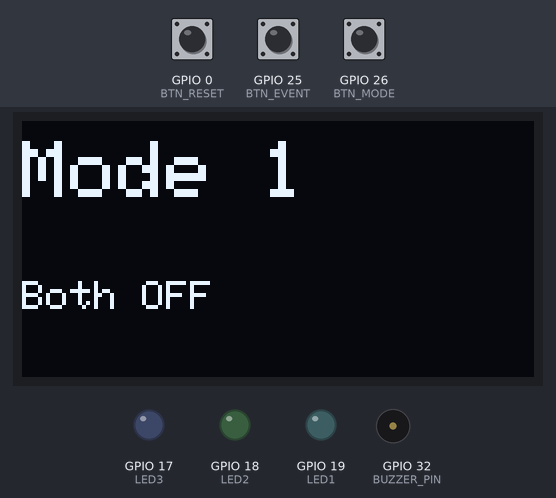
Simulated run of this program. Board: ESP32. On the bench: 128×64 one-colour display, output pins drawn as LEDs (lit = HIGH), buzzer (waves = sounding). Dashed ring = blinking. The test bench sets the inputs (shaded band); at power-on: GPIO 25 (BTN_EVENT) HIGH, GPIO 26 (BTN_MODE) HIGH, GPIO 0 (BTN_RESET) HIGH. What the program prints to the serial monitor is not drawn.

Above: at 2.2 s.
2.3 s: GPIO 25 (BTN_EVENT) pulled LOW for 3.2 s
At 4.8 s:
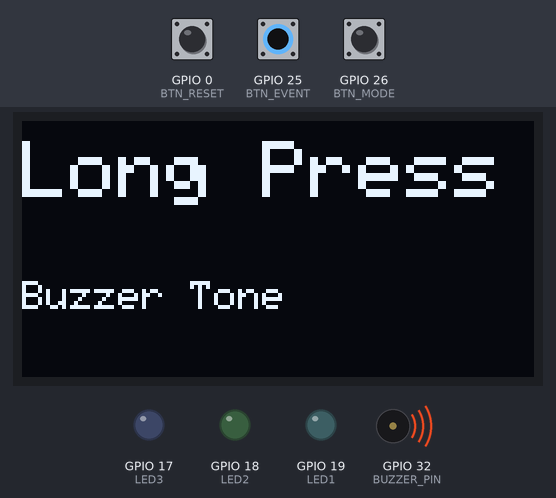
7.0 s: GPIO 26 (BTN_MODE) pulled LOW for 0.15 s
At 7.75 s:
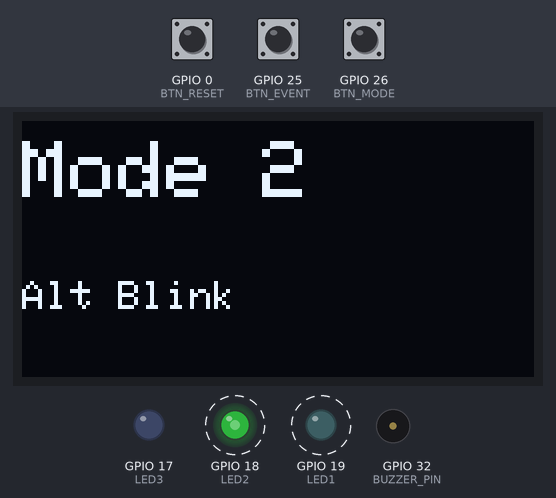
9.5 s: GPIO 25 (BTN_EVENT) pulled LOW for 0.15 s
At 9.84 s:
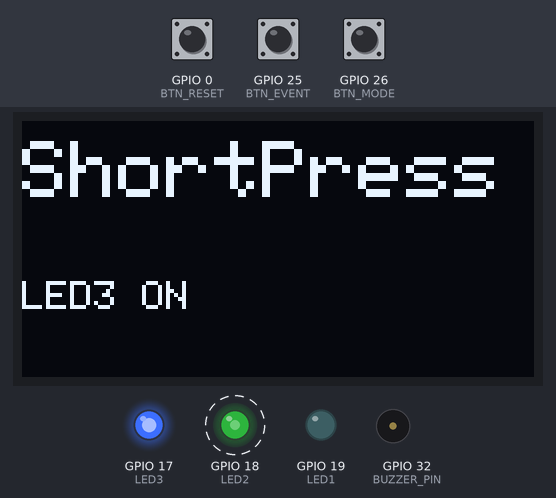
10.2 s: GPIO 0 (BTN_RESET) pulled LOW for 0.15 s
At 10.9 s:
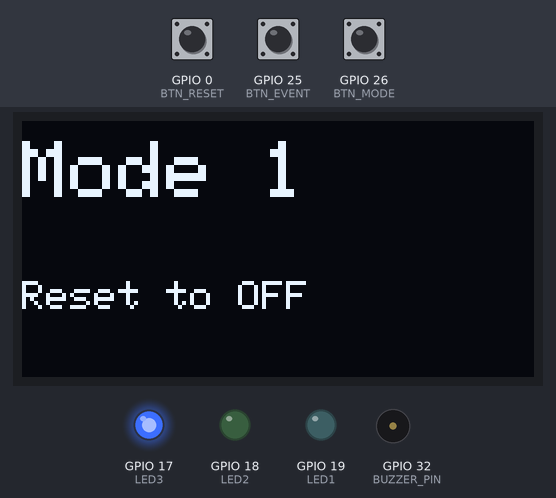
11.8 s: GPIO 26 (BTN_MODE) pulled LOW for 1 s
At 13.9 s:
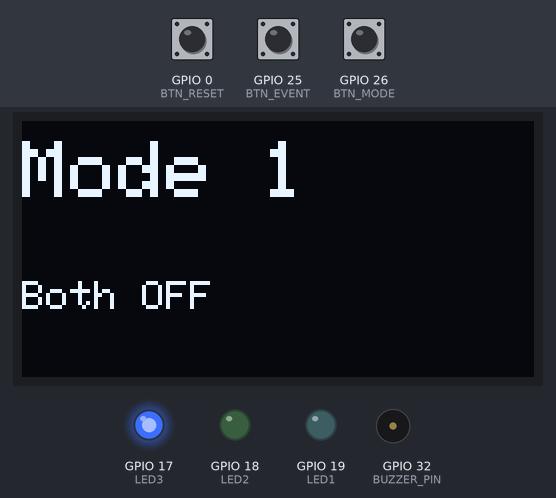
14.3 s: GPIO 25 (BTN_EVENT) pulled LOW for 1 s
At 15.9 s:
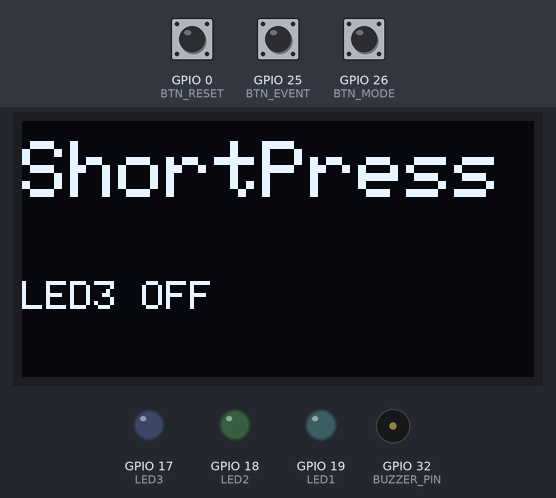
Timing chart, 0 to 17.4 s (numbered marks = the images above; inputs shaded):
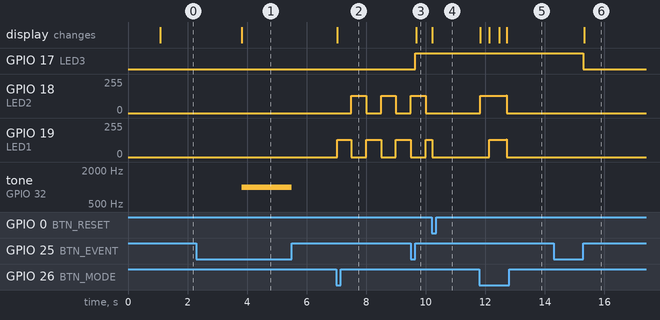

The program:

main.cpp
```cpp
// Assignment 01
// Switch Modes and PWD
// Embedded IoT System Fall-2025
// Name: Muhammad Ali Akram        Reg: 23-NTU-CS-1062


#include <Arduino.h>
#include <Wire.h>
#include <Adafruit_GFX.h>
#include <Adafruit_SSD1306.h>

// =================== OLED SETUP ===================
#define SCREEN_WIDTH 128
#define SCREEN_HEIGHT 64
#define OLED_ADDR 0x3C
Adafruit_SSD1306 display(SCREEN_WIDTH, SCREEN_HEIGHT, &Wire, -1);

// =================== TASK A PINS ===================
#define LED1        19     // LED 1
#define LED2        18     // LED 2
#define BTN_MODE    26     // Button to cycle modes
#define BTN_RESET   0      // Onboard BOOT button (reset to OFF)

// =================== TASK B PINS ===================
#define LED3        17     // Single LED for Task B
#define BTN_EVENT   25     // Button for short/long press
#define BUZZER_PIN  32     // Buzzer pin

// =================== PWM SETTINGS ===================
#define PWM_CH_LED1   0
#define PWM_CH_LED2   1
#define PWM_CH_BUZZER 2
#define PWM_FREQ      5000
#define PWM_RES       10    // 10-bit (0–1023)

// =================== VARIABLES ===================
// ---- Task A ----
int mode = 0; // 0=OFF, 1=Blink, 2=ON, 3=Fade
bool ledState = false;
unsigned long prevMillisBlink = 0;
int fadeVal = 0;
int fadeDir = 10;
unsigned long lastDebounce = 0;
const int debounceDelay = 300;

// ---- Task B ----
bool pressed = false;
unsigned long pressStart = 0;
bool led3State = false;
bool buzzerActive = false;

// =================== OLED FUNCTION ===================
void showOLED(const String &line1, const String &line2 = "") {
  display.clearDisplay();
  display.setTextSize(2);
  display.setTextColor(SSD1306_WHITE);
  display.setCursor(0, 5);
  display.print(line1);
  display.setTextSize(1);
  display.setCursor(0, 40);
  display.print(line2);
  display.display();
}

// =================== SETUP ===================
void setup() {
  Serial.begin(115200);

  // ---- OLED ----
  Wire.begin(21, 22);
  if (!display.begin(SSD1306_SWITCHCAPVCC, OLED_ADDR)) {
    Serial.println("OLED init failed!");
    for (;;);
  }
  showOLED("System", "Initializing...");
  delay(1000);

  // ---- LEDs and Buttons ----
  pinMode(LED1, OUTPUT);
  pinMode(LED2, OUTPUT);
  pinMode(LED3, OUTPUT);
  pinMode(BTN_MODE, INPUT_PULLUP);
  pinMode(BTN_RESET, INPUT_PULLUP);
  pinMode(BTN_EVENT, INPUT_PULLUP);

  // ---- PWM Setup ----
  ledcSetup(PWM_CH_LED1, PWM_FREQ, PWM_RES);
  ledcSetup(PWM_CH_LED2, PWM_FREQ, PWM_RES);
  ledcSetup(PWM_CH_BUZZER, PWM_FREQ, PWM_RES);

  ledcAttachPin(LED1, PWM_CH_LED1);
  ledcAttachPin(LED2, PWM_CH_LED2);
  ledcAttachPin(BUZZER_PIN, PWM_CH_BUZZER);

  // ---- Start in Mode 0 (OFF) ----
  ledcWrite(PWM_CH_LED1, 0);
  ledcWrite(PWM_CH_LED2, 0);
  showOLED("Mode 1", "Both OFF");
}

// =================== LOOP ===================
void loop() {
  unsigned long now = millis();

  // ===================== TASK A =====================
  bool btnMode = digitalRead(BTN_MODE);
  bool btnReset = digitalRead(BTN_RESET);

  // ---- Mode Button (Cycle) ----
  if (btnMode == LOW && (now - lastDebounce > debounceDelay)) {
    lastDebounce = now;
    mode = (mode + 1) % 4;
    switch (mode) {
      case 0: showOLED("Mode 1", "Both OFF"); break;
      case 1: showOLED("Mode 2", "Alt Blink"); break;
      case 2: showOLED("Mode 3", "Both ON"); break;
      case 3: showOLED("Mode 4", "PWM Fade"); break;
    }
  }

  // ---- Reset Button (BOOT) ----
  if (btnReset == LOW && (now - lastDebounce > debounceDelay)) {
    lastDebounce = now;
    mode = 0;
    showOLED("Mode 1", "Reset to OFF");
  }

  // ---- LED Control ----
  switch (mode) {
    case 0: // Both OFF
      ledcWrite(PWM_CH_LED1, 0);
      ledcWrite(PWM_CH_LED2, 0);
      break;

    case 1: // Alternate blink
      if (now - prevMillisBlink >= 500) {
        prevMillisBlink = now;
        ledState = !ledState;
        ledcWrite(PWM_CH_LED1, ledState ? 512 : 0);
        ledcWrite(PWM_CH_LED2, ledState ? 0 : 512);
      }
      break;

    case 2: // Both ON
      ledcWrite(PWM_CH_LED1, 512);
      ledcWrite(PWM_CH_LED2, 512);
      break;

    case 3: // PWM fade
      ledcWrite(PWM_CH_LED1, fadeVal);
      ledcWrite(PWM_CH_LED2, fadeVal);
      fadeVal += fadeDir;
      if (fadeVal <= 0 || fadeVal >= 1023) fadeDir = -fadeDir;
      delay(5);
      break;
  }

  // ===================== TASK B =====================
  bool btnEvent = digitalRead(BTN_EVENT);

  if (btnEvent == LOW && !pressed) {
    pressed = true;
    pressStart = now;
    buzzerActive = false;
  }

  if (pressed && btnEvent == LOW) {
    // Button is being held
    unsigned long holdTime = now - pressStart;
    if (holdTime > 1500 && !buzzerActive) {
      // ---- Long press detected (while holding) ----
      showOLED("Long Press", "Buzzer Tone");
      ledcWriteTone(PWM_CH_BUZZER, 1000);
      buzzerActive = true;
      Serial.println("Long press started - buzzer active");
    }
  }

  if (btnEvent == HIGH && pressed) {
    // Button released
    pressed = false;

    if (!buzzerActive) {
      // ---- Short press ----
      led3State = !led3State;
      digitalWrite(LED3, led3State);
      showOLED("ShortPress", led3State ? "LED3 ON" : "LED3 OFF"); // fixed wrapping
      Serial.println("Short press detected.");
    } else {
      // ---- Stop buzzer when released ----
      ledcWrite(PWM_CH_BUZZER, 0);
      buzzerActive = false;
      Serial.println("Long press released - buzzer stopped");
    }
  }
}


// #include <Arduino.h>
// #include <Wire.h>
// #include <Adafruit_GFX.h>
// #include <Adafruit_SSD1306.h>

// // =================== OLED SETUP ===================
// #define SCREEN_WIDTH 128
// #define SCREEN_HEIGHT 64
// #define OLED_ADDR 0x3C
// Adafruit_SSD1306 display(SCREEN_WIDTH, SCREEN_HEIGHT, &Wire, -1);

// // =================== TASK A PINS ===================
// #define LED1        19     // LED 1
// #define LED2        18      // LED 2
// #define BTN_MODE    26      // Button to cycle modes
// #define BTN_RESET   0       // Onboard BOOT button (reset to OFF)

// // =================== TASK B PINS ===================
// #define LED3        17      // Single LED for Task B
// #define BTN_EVENT   25      // Button for short/long press
// #define BUZZER_PIN  32     // Buzzer pin

// // =================== PWM SETTINGS ===================
// #define PWM_CH_LED1   0
// #define PWM_CH_LED2   1
// #define PWM_CH_BUZZER 2
// #define PWM_FREQ      5000
// #define PWM_RES       10    // 10-bit (0–1023)

// // =================== VARIABLES ===================
// // ---- Task A ----
// int mode = 0; // 0=OFF, 1=Blink, 2=ON, 3=Fade
// bool ledState = false;
// unsigned long prevMillisBlink = 0;
// int fadeVal = 0;
// int fadeDir = 10;
// unsigned long lastDebounce = 0;
// const int debounceDelay = 300;

// // ---- Task B ----
// bool pressed = false;
// unsigned long pressStart = 0;
// bool led3State = false;

// // =================== OLED FUNCTION ===================
// void showOLED(const String &line1, const String &line2 = "") {
//   display.clearDisplay();
//   display.setTextSize(2);
//   display.setTextColor(SSD1306_WHITE);
//   display.setCursor(0, 5);
//   display.print(line1);
//   display.setTextSize(1);
//   display.setCursor(0, 40);
//   display.print(line2);
//   display.display();
// }

// // =================== SETUP ===================
// void setup() {
//   Serial.begin(115200);

//   // ---- OLED ----
//   Wire.begin(21, 22);
//   if (!display.begin(SSD1306_SWITCHCAPVCC, OLED_ADDR)) {
//     Serial.println("OLED init failed!");
//     for (;;);
//   }
//   showOLED("System", "Initializing...");
//   delay(1000);

//   // ---- LEDs and Buttons ----
//   pinMode(LED1, OUTPUT);
//   pinMode(LED2, OUTPUT);
//   pinMode(LED3, OUTPUT);
//   pinMode(BTN_MODE, INPUT_PULLUP);
//   pinMode(BTN_RESET, INPUT_PULLUP);
//   pinMode(BTN_EVENT, INPUT_PULLUP);

//   // ---- PWM Setup ----
//   ledcSetup(PWM_CH_LED1, PWM_FREQ, PWM_RES);
//   ledcSetup(PWM_CH_LED2, PWM_FREQ, PWM_RES);
//   ledcSetup(PWM_CH_BUZZER, PWM_FREQ, PWM_RES);

//   ledcAttachPin(LED1, PWM_CH_LED1);
//   ledcAttachPin(LED2, PWM_CH_LED2);
//   ledcAttachPin(BUZZER_PIN, PWM_CH_BUZZER);

//   // ---- Start in Mode 0 (OFF) ----
//   ledcWrite(PWM_CH_LED1, 0);
//   ledcWrite(PWM_CH_LED2, 0);
//   showOLED("Mode 1", "Both OFF");
// }

// // =================== LOOP ===================
// void loop() {
//   unsigned long now = millis();

//   // ===================== TASK A =====================
//   bool btnMode = digitalRead(BTN_MODE);
//   bool btnReset = digitalRead(BTN_RESET);

//   // ---- Mode Button (Cycle) ----
//   if (btnMode == LOW && (now - lastDebounce > debounceDelay)) {
//     lastDebounce = now;
//     mode = (mode + 1) % 4;
//     switch (mode) {
//       case 0: showOLED("Mode 1", "Both OFF"); break;
//       case 1: showOLED("Mode 2", "Alt Blink"); break;
//       case 2: showOLED("Mode 3", "Both ON"); break;
//       case 3: showOLED("Mode 4", "PWM Fade"); break;
//     }
//   }

//   // ---- Reset Button (BOOT) ----
//   if (btnReset == LOW && (now - lastDebounce > debounceDelay)) {
//     lastDebounce = now;
//     mode = 0;
//     showOLED("Mode 1", "Reset to OFF");
//   }

//   // ---- LED Control ----
//   switch (mode) {
//     case 0: // Both OFF
//       ledcWrite(PWM_CH_LED1, 0);
//       ledcWrite(PWM_CH_LED2, 0);
//       break;

//     case 1: // Alternate blink
//       if (now - prevMillisBlink >= 500) {
//         prevMillisBlink = now;
//         ledState = !ledState;
//         ledcWrite(PWM_CH_LED1, ledState ? 512 : 0);
//         ledcWrite(PWM_CH_LED2, ledState ? 0 : 512);
//       }
//       break;

//     case 2: // Both ON
//       ledcWrite(PWM_CH_LED1, 512);
//       ledcWrite(PWM_CH_LED2, 512);
//       break;

//     case 3: // PWM fade
//       ledcWrite(PWM_CH_LED1, fadeVal);
//       ledcWrite(PWM_CH_LED2, fadeVal);
//       fadeVal += fadeDir;
//       if (fadeVal <= 0 || fadeVal >= 1023) fadeDir = -fadeDir;
//       delay(5); // small delay for smooth fade
//       break;
//   }

//   // ===================== TASK B =====================
//   bool btnEvent = digitalRead(BTN_EVENT);

//   if (btnEvent == LOW && !pressed) {
//     pressed = true;
//     pressStart = now;
//   }

//   if (btnEvent == HIGH && pressed) {
//     pressed = false;
//     unsigned long pressDuration = now - pressStart;

//     if (pressDuration < 1500) {
//       // ---- Short press ----
//       led3State = !led3State;
//       digitalWrite(LED3, led3State);
//       showOLED("Short Press", led3State ? "LED3 ON" : "LED3 OFF");
//       Serial.println("Short press detected.");
//     } else {
//       // ---- Long press ----
//       showOLED("Long Press", "Buzzer Tone");
//       ledcWriteTone(PWM_CH_BUZZER, 1000);
//       delay(400);
//       ledcWrite(PWM_CH_BUZZER, 0);
//       Serial.println("Long press detected.");
//     }
//   }
// }
```

Measured:
- after the input at 2.3 s, tone on GPIO 32 (BUZZER_PIN): silent → 1000 Hz after 1.5 s, → silent 1.7 s later; the display: first differs from a run without the input after 1.5 s (image 1)
- after the input at 7.0 s, GPIO 18 (LED2): alternates 128/255 for 0.50 s and 0/255 for 0.50 s, starting after 0.50 s; GPIO 19 (LED1): alternates 128/255 for 0.49 s and 0/255 for 0.50 s, starting at once; the display: first differs from a run without the input at once (image 2)
- after the input at 9.5 s, GPIO 17 (LED3): LOW → HIGH after 0.15 s; the display: changes after 0.18 s (image 3)
- after the input at 10.2 s, GPIO 18 (LED2): stays 0/255 (without the input it goes to 128/255 after 0.30 s); the display: changes at once (image 4)
- after the input at 11.8 s, GPIO 18 (LED2): 0/255 → 128/255 at once, → 0/255 0.87 s later; GPIO 19 (LED1): 0/255 → 128/255 after 0.33 s, → 0/255 0.57 s later; the display: first changes at once (image 5 shows a later state)
- after the input at 14.3 s, GPIO 17 (LED3): HIGH → LOW after 1.0 s; the display: changes after 1.0 s (image 6)
